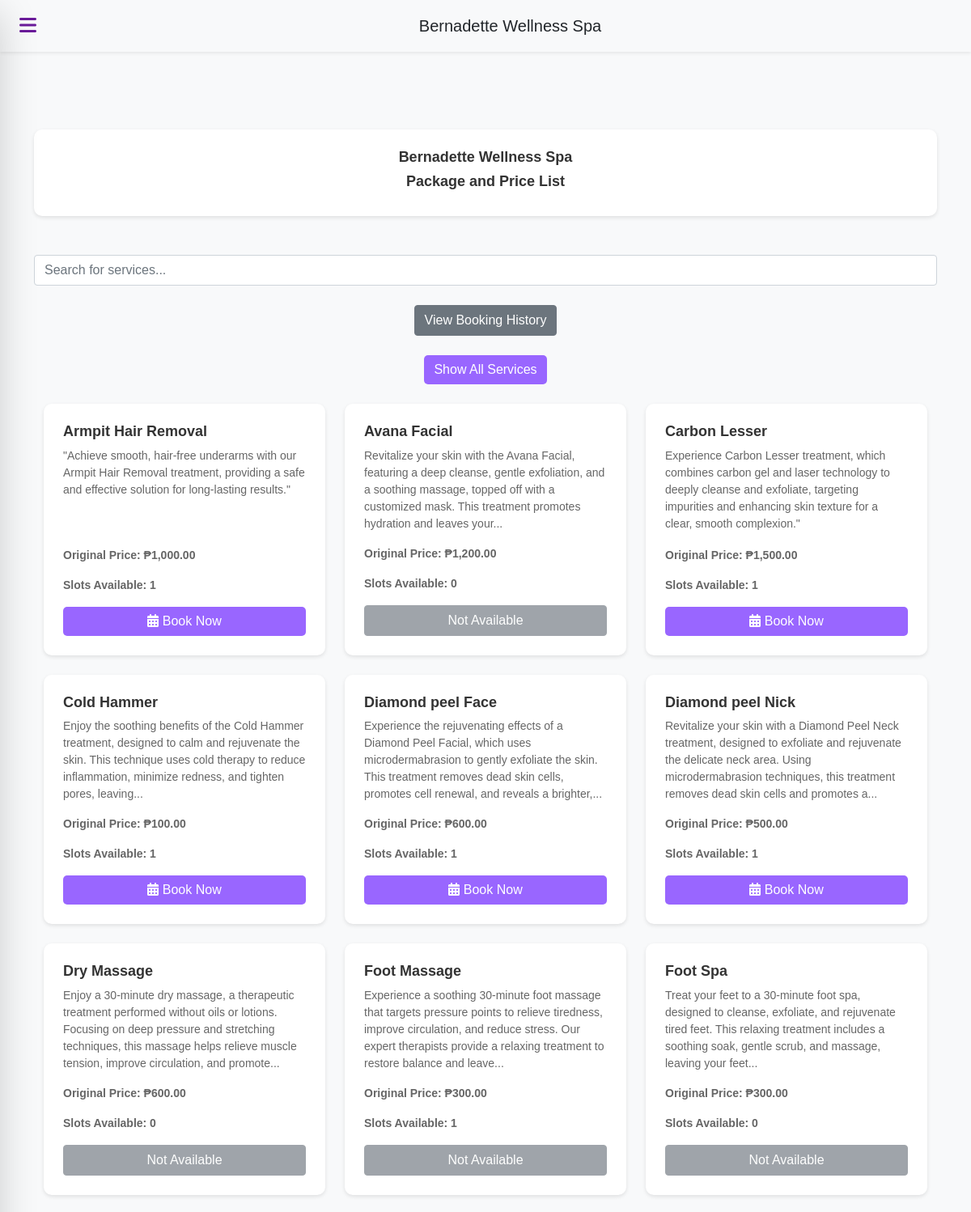
/services.php (upper part), run on the app's committed database.
### tables this page shows
CREATE TABLE `services` (
  `id` int(11) NOT NULL,
  `name` varchar(255) NOT NULL,
  `description` text DEFAULT NULL,
  `price` decimal(10,2) NOT NULL,
  `category_id` int(11) DEFAULT NULL,
  `image` varchar(255) DEFAULT NULL,
  `status` enum('Available','Not Available') DEFAULT 'Available',
  `slots` int(11) DEFAULT 0
);

### services.php (the view, shortened to what this page needs)
<?php
include_once '../bws_ui/includes/header.php';
?>
<header class="navbar bg-light shadow-sm">
    <div class="container d-flex align-items-center">
        <button class="sidebar-toggle btn btn-outline-danger me-3" onclick="toggleSidebar()" aria-label="Toggle Sidebar">
            <i class="fas fa-bars"></i>
        </button>
        <a href="index.php" class="navbar-brand mx-auto text-dark">Bernadette Wellness Spa</a>
    </div>
</header>
<div class="py-5 bg-light">
    <div class="container mt-5">
        <div class="row mb-4">
            <div class="col-md-12">
                <div class="card text-center mb-4">
                    <div class="card-body">
                        <h1 class="card-title custom-large-text moving-text">Bernadette Wellness Spa</h1>
                        <h1 class="card-title custom-large-text moving-text">Package and Price List</h1>
                    </div>
                </div>
            </div>
        </div>
        <div class="row mb-4">
            <div class="col-md-12">
                <input type="text" id="searchInput" class="form-control" placeholder="Search for services..." onkeypress="handleSearch(event)">
            </div>
        </div>
        <div class="row mb-4">
            <div class="col-md-12 text-center">
                <button class="btn btn-secondary" onclick="window.location.href='../bws_ui/history/history.php'">View Booking History</button>
            </div>
        </div>
        <div class="row mb-4">
            <div class="col-md-12 text-center">
                <button class="btn btn-primary" onclick="showAllServices()">Show All Services</button>
            </div>
        </div>
        <div class="container" id="serviceList">
            <div class="row" id="servicesContainer">
            <?php
            include_once '../bws_ui/db_connection/db_connection.php';
            $query = "
                SELECT s.id, s.name AS service_name, s.description, s.image,
                       s.price AS original_price,
                       d.discount_percentage,
                       CASE
                           WHEN CURRENT_TIMESTAMP BETWEEN d.start_time AND d.end_time
                           THEN s.price - (s.price * d.discount_percentage / 100)
                           ELSE NULL
                       END AS discounted_price,
                       s.status, s.slots  -- Ensure the status and slots columns are included
                FROM services s
                LEFT JOIN discounts d ON s.id = d.service_id AND CURRENT_TIMESTAMP BETWEEN d.start_time AND d.end_time
                GROUP BY s.id
                ORDER BY s.name";
            $result = mysqli_query($conn, $query);
            if (mysqli_num_rows($result) > 0) {
                while ($row = mysqli_fetch_assoc($result)) {
                    $serviceId = htmlspecialchars($row['id']);
                    $description = htmlspecialchars($row['description']);
                    $originalPrice = $row['original_price'];
                    $discountedPrice = $row['discounted_price'];
                    $discountPercentage = $row['discount_percentage'];
                    $status = $row['status'];
                    $slots = $row['slots'];
                    $maxWords = 30;
                    $words = explode(' ', $description);
                    if (count($words) > $maxWords) {
                        $description = implode(' ', array_slice($words, 0, $maxWords)) . '...';
                    }
                    echo '<div class="col-lg-4 col-md-6 col-sm-12 mb-4 d-flex align-items-stretch service-item">';
                    echo '  <div class="card h-100">';
                    echo '    <div class="card-body d-flex flex-column">';
                    echo '      <h5 class="card-title">' . htmlspecialchars($row['service_name']) . '</h5>';
                    echo '      <p class="card-text flex-grow-1">' . $description . '</p>';
                    if ($discountedPrice !== null) {
                        echo '<p class="card-text text-muted" style="text-decoration: line-through; color: #999;">Original Price: ₱' . number_format($originalPrice, 2) . '</p>';
                        echo '<p class="card-text text-danger"><strong>Discounted Price: ₱' . number_format($discountedPrice, 2) . '</strong></p>';
                        echo '<p class="card-text"><small class="text-muted">(' . $discountPercentage . '% OFF)</small></p>';
                    } else {
                        echo '<p class="card-text"><strong>Original Price: ₱' . number_format($originalPrice, 2) . '</strong></p>';
                    }
                    echo '<p class="card-text"><strong>Slots Available: ' . $slots . '</strong></p>';
                    if ($status == 'Available') {
                        echo '      <a href="../bws_ui/booking/booking.php?service_id=' . $serviceId . '&discounted_price=' . ($discountedPrice ?: $originalPrice) . '" class="btn btn-primary mt-auto">
                                        <i class="fas fa-calendar-alt"></i> Book Now
                                    </a>';
                    } else {
                        echo '      <button class="btn btn-secondary mt-auto" disabled>Not Available</button>';
                    }
                    echo '    </div>';
                    echo '  </div>';
                    echo '</div>';
                }
            } else {
                echo '<p class="text-center">No services available for this category.</p>';
            }
            ?>
            </div>
        </div>
<?php include_once '../bws_ui/includes/footer.php'; ?>

### resources/service_style.css (style rules this page uses)
.card { border: 1px solid #ddd; border-radius: 10px; box-shadow: 0 4px 8px rgba(0, 0, 0, 0.1); }
.card-body { padding: 15px; }
.card-title { font-size: 18px; font-weight: bold; }
.card-text { font-size: 14px; }
.btn-primary { background-color: #007bff; border: none; }

### includes/header.php (style rules this page uses)
:root { --primary-color: #6a1b9a; --secondary-color: #e1bee7; --text-color-dark: #333; --text-color-light: #fff; --background-color: #f8f9fa; --hover-color: #ff7f50; --shadow: rgba(0, 0, 0, 0.1); }
body { margin: 0; font-family: Arial, sans-serif; color: var(--text-color-dark); background: linear-gradient(to right, var(--secondary-color), #ffffff); overflow-x: hidden; }
.navbar { position: sticky; top: 0; z-index: 1000; background-color: #f8f9fa; box-shadow: 0 2px 4px var(--shadow); display: flex; justify-content: space-between; }
.navbar .container { display: flex; width: 100%; max-width: 1500px; }
.navbar .navbar-brand { flex-grow: 1; text-align: center; }
.sidebar-toggle { display: block; font-size: 1.5em; background: none; border: none; cursor: pointer; color: var(--primary-color); }
html { scroll-behavior: smooth; }

### services.php (style rules this page uses)
.card { border: none; border-radius: 10px; box-shadow: 0 2px 5px rgba(0, 0, 0, 0.1); }
.card-body { padding: 1.5rem; }
.card-title { color: #333; font-weight: bold; }
.card-text { color: #666; }
.btn-primary { background-color: #9966ff; border: none; border-radius: 5px; }
.moving-text { animation: moveText 5s linear infinite; }

### data on the page
services: name "Armpit Hair Removal", description "\"Achieve smooth, hair-free underarms with our Armpit Hair Removal treatment, providing a safe and effective solution for long-lasting results.\"", price "1,000.00", slots "1"
services: name "Avana Facial", description "Revitalize your skin with the Avana Facial, featuring a deep cleanse, gentle exfoliation, and a soothing massage, topped off with a customized mask. This treatment promotes hydration and leaves your...", price "1,200.00", slots "0", status "Not Available"
services: name "Carbon Lesser", description "Experience Carbon Lesser treatment, which combines carbon gel and laser technology to deeply cleanse and exfoliate, targeting impurities and enhancing skin texture for a clear, smooth complexion.\"", price "1,500.00", slots "1"
services: name "Cold Hammer", description "Enjoy the soothing benefits of the Cold Hammer treatment, designed to calm and rejuvenate the skin. This technique uses cold therapy to reduce inflammation, minimize redness, and tighten pores, leaving...", price "100.00", slots "1"
services: name "Diamond peel Face", description "Experience the rejuvenating effects of a Diamond Peel Facial, which uses microdermabrasion to gently exfoliate the skin. This treatment removes dead skin cells, promotes cell renewal, and reveals a brighter,...", price "600.00", slots "1"
services: name "Diamond peel Nick", description "Revitalize your skin with a Diamond Peel Neck treatment, designed to exfoliate and rejuvenate the delicate neck area. Using microdermabrasion techniques, this treatment removes dead skin cells and promotes a...", price "500.00", slots "1"
services: name "Dry Massage", description "Enjoy a 30-minute dry massage, a therapeutic treatment performed without oils or lotions. Focusing on deep pressure and stretching techniques, this massage helps relieve muscle tension, improve circulation, and promote...", price "600.00", slots "0", status "Not Available"
services: name "Foot Massage", description "Experience a soothing 30-minute foot massage that targets pressure points to relieve tiredness, improve circulation, and reduce stress. Our expert therapists provide a relaxing treatment to restore balance and leave...", price "300.00", slots "1", status "Not Available"
services: name "Foot Spa", description "Treat your feet to a 30-minute foot spa, designed to cleanse, exfoliate, and rejuvenate tired feet. This relaxing treatment includes a soothing soak, gentle scrub, and massage, leaving your feet...", price "300.00", slots "0", status "Not Available"
